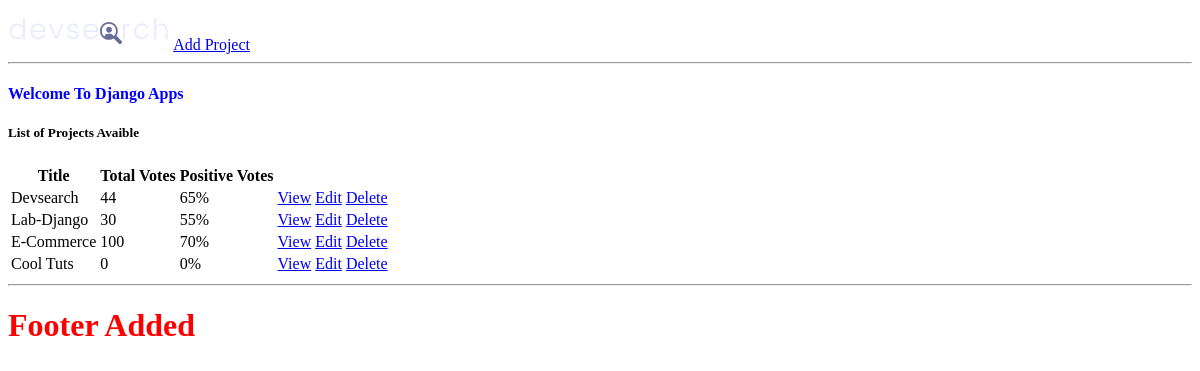
Page /projects on the earlier database version.
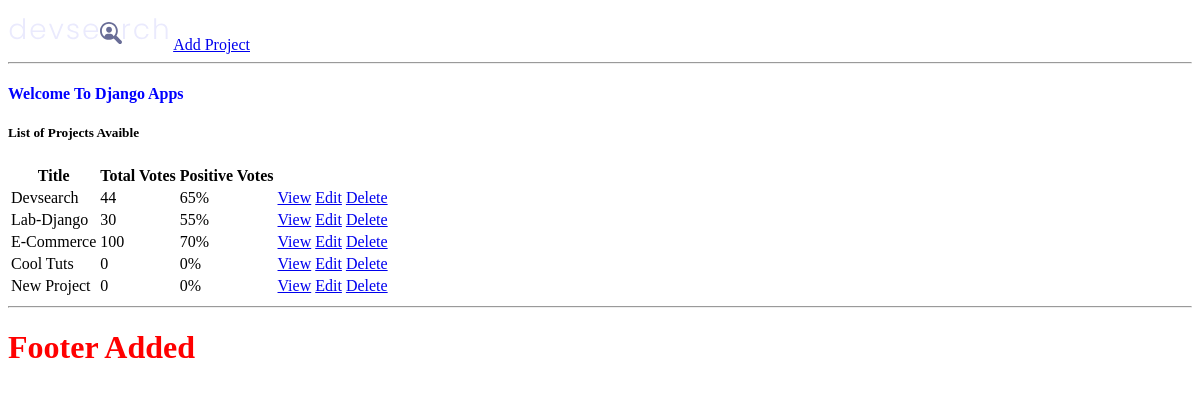
Same page on the later database version.
### projects/models.py (models this page shows, shortened)
class Project(models.Model):
    id = models.UUIDField(default=uuid.uuid4, unique=True, primary_key=True, editable=False)
    title = models.CharField(max_length=255)
    featured_image = models.ImageField(null=True, blank=True, default='default.jpg')
    description = models.TextField(null=True, blank=True) # null(db) blank(form)
    demo_link = models.CharField(max_length=2000, blank=True, null=True)
    source_link = models.CharField(max_length=200, null=True, blank=True)
    tags = models.ManyToManyField('Tag', blank=True)
    vote_total = models.IntegerField(default=0, null=True, blank=True)
    vote_ratio = models.IntegerField(default=0, null=True, blank=True)
    created = models.DateTimeField(auto_now_add=True)

### projects/views.py (the view)
# urls.py: path('', include('projects.urls'))
def projects(request):
    ProjectList = Project.objects.all()
    return render(request, 'projects/projects.html', {'projects': ProjectList})

### projects/templates/projects/projects.html
{% extends 'main.html' %}
{% block content %}
<h4>Welcome To Django Apps</h4>
<h5>List of Projects Avaible</h5>
<table>
    <tr>
        <th>Title</th>
        <th>Total Votes</th>
        <th>Positive Votes</th>
        <th></th>
        <th></th>
        <th></th>
    </tr>
    {% for project in projects %}
    <tr>
        <td>{{project.title|title}}</td>
        <td>{{project.vote_total}}</td>
        <td>{{project.vote_ratio}}%</td>
        <td><a href="{% url 'project' project.id %}">View</a></td>
        <td><a href="{% url 'update-project' project.id %}">Edit</a></td>
        <td><a href="{% url 'delete-project' project.id %}">Delete</a></td>
    </tr>
    {% endfor %}
</table>
{% endblock content %}

### templates/main.html (shortened to what this page needs)
<!DOCTYPE html>
{% load static %}
<html lang="en">
<head>
    <link rel="stylesheet" href=" {% static 'styles/main.css'%}">
</head>
<body>
    {% include 'navbar.html' %}
    {% block content %}
    {% endblock content%}
    <hr>
    <h1>Footer Added</h1>
</body>
</html>

### templates/navbar.html
{% load static %}
<img src="{% static 'images/logo.svg' %}" alt="">
<a href="{% url 'create-project' %}">Add Project</a>
<hr>

### static/styles/main.css (style rules this page uses)
h1 { color: red; }
h4 { color: blue; }

Differences in the rows shown:
added Project: title "New Project", vote_total "0", vote_ratio "0"
